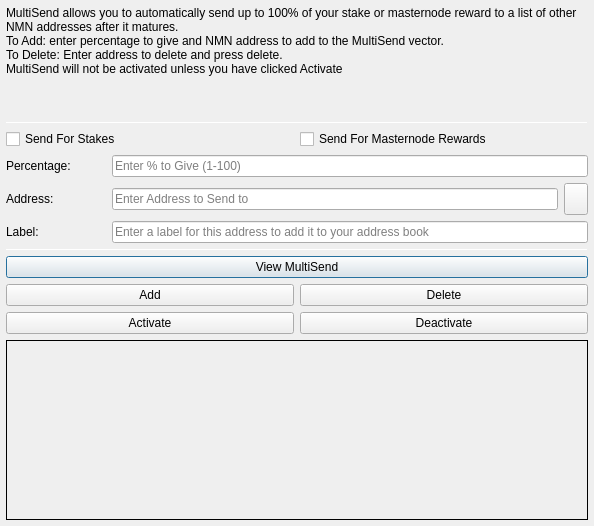
<?xml version="1.0" encoding="UTF-8"?>
<ui version="4.0">
 <class>MultiSendDialog</class>
 <widget class="QDialog" name="MultiSendDialog">
  <property name="windowModality">
   <enum>Qt::NonModal</enum>
  </property>
  <property name="geometry">
   <rect>
    <x>0</x>
    <y>0</y>
    <width>594</width>
    <height>526</height>
   </rect>
  </property>
  <property name="windowTitle">
   <string>MultiSend</string>
  </property>
  <layout class="QVBoxLayout" name="verticalLayout" stretch="0">
   <property name="leftMargin">
    <number>6</number>
   </property>
   <property name="topMargin">
    <number>6</number>
   </property>
   <property name="rightMargin">
    <number>6</number>
   </property>
   <property name="bottomMargin">
    <number>6</number>
   </property>
   <item>
    <layout class="QVBoxLayout" name="verticalLayout_Main" stretch="1,1,1,0,1,1,1">
     <item>
      <widget class="QLabel" name="label_2">
       <property name="lineWidth">
        <number>1</number>
       </property>
       <property name="text">
        <string>MultiSend allows you to automatically send up to 100% of your stake or masternode reward to a list of other NMN addresses after it matures.
To Add: enter percentage to give and NMN address to add to the MultiSend vector.
To Delete: Enter address to delete and press delete.
MultiSend will not be activated unless you have clicked Activate</string>
       </property>
       <property name="alignment">
        <set>Qt::AlignLeading|Qt::AlignLeft|Qt::AlignTop</set>
       </property>
       <property name="wordWrap">
        <bool>true</bool>
       </property>
      </widget>
     </item>
     <item>
      <widget class="Line" name="line">
       <property name="minimumSize">
        <size>
         <width>0</width>
         <height>1</height>
        </size>
       </property>
       <property name="maximumSize">
        <size>
         <width>16777215</width>
         <height>1</height>
        </size>
       </property>
       <property name="orientation">
        <enum>Qt::Horizontal</enum>
       </property>
      </widget>
     </item>
     <item>
      <layout class="QVBoxLayout" name="verticalLayout_Settings">
       <item>
        <layout class="QHBoxLayout" name="horizontalLayout">
         <item>
          <widget class="QCheckBox" name="multiSendStakeCheckBox">
           <property name="text">
            <string>Send For Stakes</string>
           </property>
          </widget>
         </item>
         <item>
          <widget class="QCheckBox" name="multiSendMasternodeCheckBox">
           <property name="text">
            <string>Send For Masternode Rewards</string>
           </property>
          </widget>
         </item>
        </layout>
       </item>
       <item>
        <layout class="QHBoxLayout" name="horizontalLayout_6">
         <item>
          <widget class="QLabel" name="label">
           <property name="minimumSize">
            <size>
             <width>100</width>
             <height>0</height>
            </size>
           </property>
           <property name="toolTip">
            <string>Percentage of stake to send</string>
           </property>
           <property name="text">
            <string>Percentage:</string>
           </property>
          </widget>
         </item>
         <item>
          <widget class="QLineEdit" name="multiSendPercentEdit">
           <property name="toolTip">
            <string>Enter whole numbers 1 - 100</string>
           </property>
           <property name="placeholderText">
            <string>Enter % to Give (1-100)</string>
           </property>
          </widget>
         </item>
        </layout>
       </item>
       <item>
        <layout class="QHBoxLayout" name="horizontalLayout_7">
         <item>
          <widget class="QLabel" name="label_5">
           <property name="minimumSize">
            <size>
             <width>100</width>
             <height>0</height>
            </size>
           </property>
           <property name="toolTip">
            <string>Address to send portion of stake to</string>
           </property>
           <property name="text">
            <string>Address:</string>
           </property>
          </widget>
         </item>
         <item>
          <widget class="QLineEdit" name="multiSendAddressEdit">
           <property name="toolTip">
            <string/>
           </property>
           <property name="placeholderText">
            <string>Enter Address to Send to</string>
           </property>
          </widget>
         </item>
         <item>
          <widget class="QToolButton" name="addressBookButton">
           <property name="maximumSize">
            <size>
             <width>16777215</width>
             <height>32</height>
            </size>
           </property>
           <property name="toolTip">
            <string>Choose an address from the address book</string>
           </property>
           <property name="text">
            <string/>
           </property>
           <property name="icon">
            <iconset resource="../nmn.qrc">
             <normaloff>:/icons/address-book</normaloff>:/icons/address-book</iconset>
           </property>
           <property name="shortcut">
            <string>Alt+A</string>
           </property>
          </widget>
         </item>
        </layout>
       </item>
      </layout>
     </item>
     <item>
      <layout class="QHBoxLayout" name="horizontalLayout_3">
       <item>
        <widget class="QLabel" name="label_3">
         <property name="minimumSize">
          <size>
           <width>100</width>
           <height>0</height>
          </size>
         </property>
         <property name="text">
          <string>Label:</string>
         </property>
        </widget>
       </item>
       <item>
        <widget class="QLineEdit" name="labelAddressLabelEdit">
         <property name="placeholderText">
          <string>Enter a label for this address to add it to your address book</string>
         </property>
        </widget>
       </item>
      </layout>
     </item>
     <item>
      <widget class="Line" name="line_2">
       <property name="minimumSize">
        <size>
         <width>0</width>
         <height>1</height>
        </size>
       </property>
       <property name="maximumSize">
        <size>
         <width>16777215</width>
         <height>1</height>
        </size>
       </property>
       <property name="orientation">
        <enum>Qt::Horizontal</enum>
       </property>
      </widget>
     </item>
     <item>
      <layout class="QVBoxLayout" name="verticalLayout_Buttons">
       <item>
        <layout class="QHBoxLayout" name="horizontalLayout_4">
         <item>
          <widget class="QPushButton" name="viewButton">
           <property name="toolTip">
            <string/>
           </property>
           <property name="statusTip">
            <string>View MultiSend Vector</string>
           </property>
           <property name="text">
            <string>View MultiSend</string>
           </property>
          </widget>
         </item>
        </layout>
       </item>
       <item>
        <layout class="QHBoxLayout" name="horizontalLayout_2">
         <item>
          <widget class="QPushButton" name="addButton">
           <property name="toolTip">
            <string/>
           </property>
           <property name="statusTip">
            <string>Add to MultiSend Vector</string>
           </property>
           <property name="text">
            <string>Add</string>
           </property>
          </widget>
         </item>
         <item>
          <widget class="QPushButton" name="deleteButton">
           <property name="toolTip">
            <string/>
           </property>
           <property name="statusTip">
            <string>Delete Address From MultiSend Vector</string>
           </property>
           <property name="text">
            <string>Delete</string>
           </property>
          </widget>
         </item>
        </layout>
       </item>
       <item>
        <layout class="QHBoxLayout" name="horizontalLayout_5">
         <item>
          <widget class="QPushButton" name="activateButton">
           <property name="statusTip">
            <string>Activate MultiSend</string>
           </property>
           <property name="text">
            <string>Activate</string>
           </property>
          </widget>
         </item>
         <item>
          <widget class="QPushButton" name="disableButton">
           <property name="statusTip">
            <string>Deactivate MultiSend</string>
           </property>
           <property name="text">
            <string>Deactivate</string>
           </property>
          </widget>
         </item>
        </layout>
       </item>
      </layout>
     </item>
     <item>
      <widget class="QLabel" name="message">
       <property name="minimumSize">
        <size>
         <width>0</width>
         <height>180</height>
        </size>
       </property>
       <property name="frameShape">
        <enum>QFrame::Panel</enum>
       </property>
       <property name="frameShadow">
        <enum>QFrame::Plain</enum>
       </property>
       <property name="lineWidth">
        <number>1</number>
       </property>
       <property name="midLineWidth">
        <number>1</number>
       </property>
       <property name="text">
        <string/>
       </property>
       <property name="alignment">
        <set>Qt::AlignLeading|Qt::AlignLeft|Qt::AlignTop</set>
       </property>
       <property name="wordWrap">
        <bool>true</bool>
       </property>
      </widget>
     </item>
    </layout>
   </item>
  </layout>
 </widget>
 <resources>
  <include location="../nmn.qrc"/>
 </resources>
 <connections/>
</ui>
